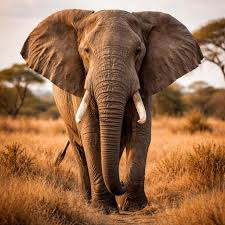
#> input picture Imagenes/Elefante.jpg, 225 x 225 px, found by its file name
$ python P10-Lineas-Bordes-0031.py
#> lines starting #> are read from the running program, lines starting #| are printed output that depends on the picture; after the words box and inside, x2 and y2 are one past the last pixel; in counts of white or black regions, pixels touching at a corner belong together
print("==== Arevalo Rafael NC:0031 ====")
import cv2
import numpy as np

# Cargar imagen
imagen = cv2.imread("Imagenes/Elefante.jpg")
#> imagen is the input picture: shape (225, 225, 3); mean B, G, R 75.3, 107.3, 150.1

# Verificar que la imagen exista
if imagen is None:
    print("Error: no se pudo cargar la imagen.")
    exit()

# Convertir a escala de grises
gris = cv2.cvtColor(imagen, cv2.COLOR_BGR2GRAY)
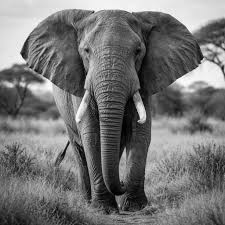
#> gris: shape (225, 225); min 1, max 255, mean 116.5

# Convertir a tipo float32
gris_float = np.float32(gris)

# Detectar esquinas mediante Harris
esquinas = cv2.cornerHarris(
    gris_float,
    2,
    3,
    0.04
)
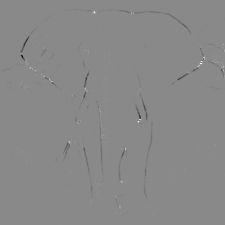
#> esquinas: shape (225, 225) float32; min -51189760, max 43668360, mean -120846.6; drawn with min black and max white

# Dilatar para hacer visibles las esquinas
esquinas = cv2.dilate(
    esquinas,
    None
)
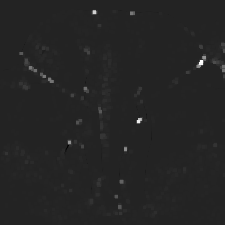
#> esquinas: shape (225, 225) float32; min -7119755, max 43668360, mean 276698.1; drawn with min black and max white

# Crear copia
resultado = imagen.copy()

# Umbral para identificar esquinas
umbral = 0.01 * esquinas.max()
#> umbral = 436683.6

# Marcar esquinas
resultado[esquinas > umbral] = [0, 0, 255]
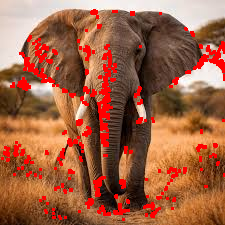
#> resultado: shape (225, 225, 3); 9.21% of pixels changed, all inside (x1, y1, x2, y2) = (1, 9, 225, 221)

# Mostrar resultados
cv2.imshow(
    "Imagen original-0031",
    imagen
)

cv2.imshow(
    "Esquinas detectadas-0031",
    resultado
)

# Guardar resultado
cv2.imwrite(
    "Resultados/Elefante_esquinas.jpg",
    resultado
)

# Contar esquinas aproximadas
cantidad_esquinas = np.sum(
    esquinas > umbral
)
#> cantidad_esquinas = 4662

print("Deteccion de esquinas terminada.")
print("Cantidad aproximada de puntos detectados:",
      cantidad_esquinas)
#| Cantidad aproximada de puntos detectados: 4662

print("Resultado guardado en:")
print("Resultados/Elefante_esquinas.jpg")

# Esperar una tecla
cv2.waitKey(0)

# Cerrar ventanas
cv2.destroyAllWindows()

print("==== Arevalo Rafael NC:0031 ====")
